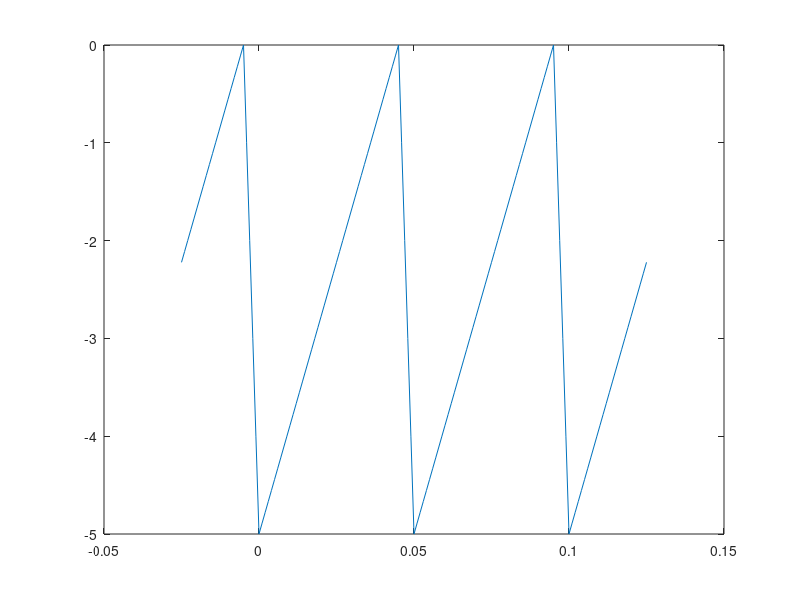

Here is the MATLAB script that generated this plot: (Note: this script raises an error after producing the figure.)
close all
clc
Fs = 1e3;
t = -25e-3:1/Fs:125e-3;
A = 5;
T = 50e-3;
t1 = 5e-3;
s = (sawtooth(2*pi*t/T, 1-t1/T) - 1) * A/2;
g = figure();
plot(t,s);
s_f = figure();
spectrum(s',Fs);
xlim([0,200]);

saveas(g,'../fig/graph9_2','png');
saveas(s_f,'../fig/spec9_2','png');